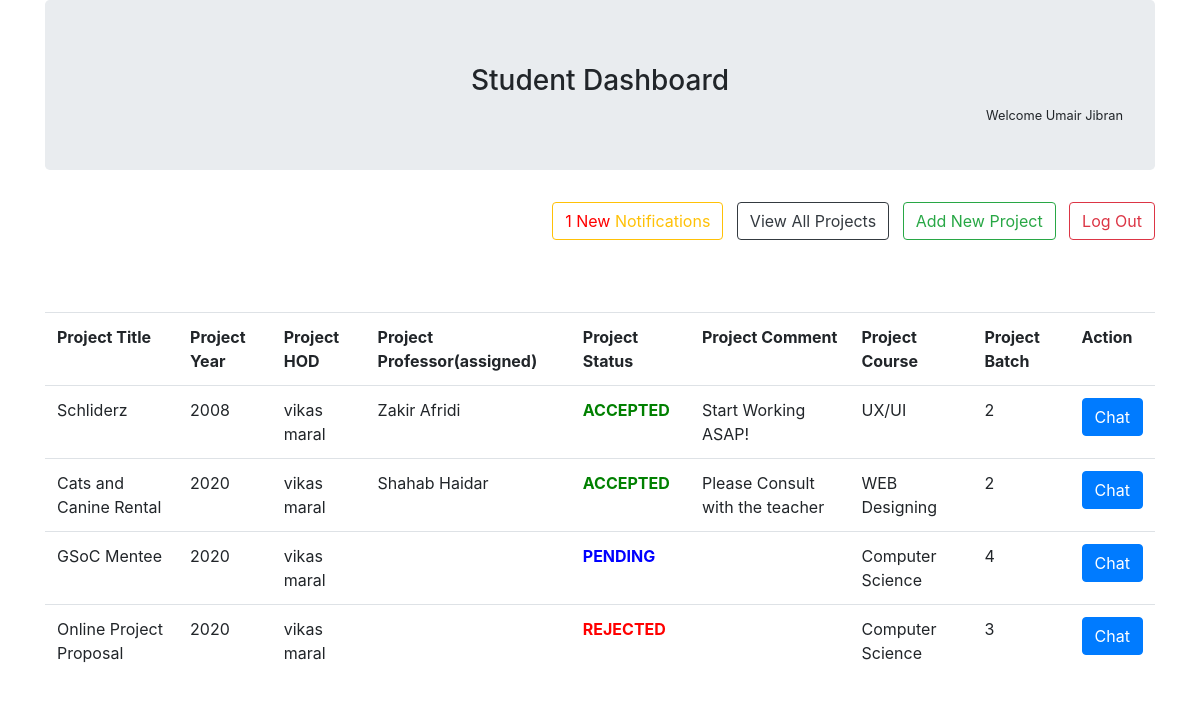
Screenshot of /student/ (signed in) with the database file from the repository.
### tables this page shows
CREATE TABLE `student_record` (
  `student_ID` int(11) NOT NULL,
  `student_EMAIL` varchar(50) NOT NULL,
  `student_FIRST_NAME` varchar(50) NOT NULL,
  `student_LAST_NAME` varchar(50) NOT NULL,
  `student_PASSWORD` varchar(50) NOT NULL,
  `status` tinyint(1) NOT NULL DEFAULT 0
);

CREATE TABLE `project_record` (
  `project_ID` int(11) NOT NULL,
  `student_ID` int(11) NOT NULL,
  `hod_ID` int(11) NOT NULL,
  `project_TITLE` varchar(50) NOT NULL,
  `project_YEAR` int(11) NOT NULL,
  `project_PROFESSOR` varchar(50) DEFAULT NULL,
  `project_BATCH` int(11) NOT NULL,
  `project_COURSE` varchar(50) NOT NULL,
  `project_COMMENT` varchar(500) DEFAULT NULL,
  `project_STATUS` tinyint(1) NOT NULL DEFAULT 0,
  `project_file` varchar(100) NOT NULL
);

CREATE TABLE `hod_record` (
  `hod_ID` int(11) NOT NULL,
  `hod_FIRST_NAME` varchar(50) NOT NULL,
  `hod_LAST_NAME` varchar(50) NOT NULL,
  `hod_EMAIL` varchar(50) NOT NULL,
  `hod_DEPT` varchar(30) NOT NULL,
  `hod_PASSWORD` varchar(50) NOT NULL
);

### student/index.php (the view, shortened to what this page needs)
<?php
    require_once('../server/connection.php');
    $stID = $_SESSION['id'];
    $sql = "SELECT `student_FIRST_NAME` , `student_LAST_NAME` FROM `student_record` WHERE `student_ID` = '${stID}'";
    $result = $conn->query($sql);
    $data = $result->fetch_assoc();
    $studentName = $data['student_FIRST_NAME'] . " " . $data['student_LAST_NAME'] ;
?>
<!DOCTYPE html>
<html lang="en">
<head>
    <link rel="stylesheet" href="../css/bootstrap.css">
    <link rel="stylesheet" href="style.css">
</head>
<body>
    <div class="container container-fluid">
        <div class="jumbotron">
            <h3 class='center'>Student Dashboard</h3>
            <small class="right"><?php echo "Welcome " . $studentName ?></small>
        </div>
        <nav class="right">
            <form action="#" method="post">
                <?php
                    $sql="SELECT * FROM `project_notification` WHERE `student_id` = ${stID} AND `seen` = 0";
                    $result = $conn->query($sql);
                    $rows = $result->num_rows;
                    echo "<a href='./notification_screen.php' class='btn btn-outline-warning'>";
                    if($rows>=1){
                        $count = 0;
                        while($result->fetch_assoc()){$count+=1;}
                        echo "<font color='red'>".$count." New </font> ";
                    }
                    echo "Notifications</a>";
                ?>
                <a href="./all.php" class="btn btn-outline-dark">View All Projects</a>
                <a href="./propose.php" class="btn btn-outline-success">Add New Project</a>
                <input type="submit" value="Log Out" class="btn btn-outline-danger" name="logout">
            </form><br><br><br>
        </nav>
        <table class="table">
            <tr>
                <th>Project Title</th>
                <th>Project Year</th>
                <th>Project HOD</th>
                <th>Project Professor(assigned)</th>
                <th>Project Status</th>
                <th>Project Comment</th>
                <th>Project Course</th>
                <th>Project Batch</th>
                <th>Action</th>
            </tr>
            <?php
                $sql = "SELECT * FROM `project_record` WHERE `student_ID` = '${stID}';";
                $result = $conn->query($sql);
                $rows = $result->num_rows;
                if($rows >= 1){
                    while($data = $result->fetch_assoc()){
                        $title = $data['project_TITLE'];
                        $year = $data['project_YEAR'];
                        $hodID = $data['hod_ID'];
                        $professor = $data['project_PROFESSOR'];
                        $status = $data['project_STATUS'];
                        $comment = $data['project_COMMENT'];
                        $course = $data['project_COURSE'];
                        $batch = $data['project_BATCH'];
                        echo"
                        <tr>
                            <td>${title}</td>
                            <td>${year}</td>
                        ";
                        $sql1 = "SELECT `hod_FIRST_NAME` , `hod_LAST_NAME` FROM `hod_record` WHERE `hod_ID` = '${hodID}'";
                        $result1 = $conn->query($sql1);
                        $data1 = $result1->fetch_assoc();
                        $hodNAME = $data1['hod_FIRST_NAME'] . ' ' . $data1['hod_LAST_NAME'];
                        echo"
                            <td>${hodNAME}</td>
                            <td>${professor}</td>
                        ";
                        if($status == 0){
                            echo "<td><font color='blue'><strong>PENDING</strong></font></td>";
                        }elseif($status == 1){
                            echo "<td><font color='green'><strong>ACCEPTED</strong></font></td>";
                        }else{
                            echo "<td><font color='red'><strong>REJECTED</strong></font></td>";
                        }
                        echo"
                            <td>${comment}</td>
                            <td>${course}</td>
                            <td>${batch}</td>
                            <td><a href='./../chat/index.php?hodID=${hodID}&stdID=${stID}' class='btn btn-primary'>Chat</a></td>
                        </tr>
                        ";
                    }
                }else{
                    echo '<br><br><br><br><tr><td colspan="9"><div class="alert alert-danger center" role="alert" >You Have No Project</div></td></tr>';
                }
            ?>
        </table>
    </div>
</body>
</html>

### student/style.css (style rules this page uses)
.center { text-align: center; }
.right { float: right; }

### rows the page displays
student_record: studentName "Umair Jibran"
project_record: project_TITLE "Schliderz", project_YEAR "2008", hod_ID.hod_LAST_NAME "vikas maral", project_PROFESSOR "Zakir Afridi", project_STATUS "ACCEPTED", project_COMMENT "Start Working ASAP!", project_COURSE "UX/UI", project_BATCH "2"
project_record: project_TITLE "Cats and Canine Rental", project_YEAR "2020", hod_ID.hod_LAST_NAME "vikas maral", project_PROFESSOR "Shahab Haidar", project_STATUS "ACCEPTED", project_COMMENT "Please Consult with the teacher", project_COURSE "WEB Designing", project_BATCH "2"
project_record: project_TITLE "GSoC Mentee", project_YEAR "2020", hod_ID.hod_LAST_NAME "vikas maral", project_STATUS "PENDING", project_COURSE "Computer Science", project_BATCH "4"
project_record: project_TITLE "Online Project Proposal", project_YEAR "2020", hod_ID.hod_LAST_NAME "vikas maral", project_STATUS "REJECTED", project_COURSE "Computer Science", project_BATCH "3"

### other values shown
$count "1"
